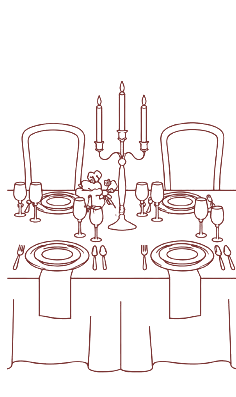
#> input picture veloura-imgs/sov_celestia_new.webp, 236 x 397 px
$ python process_panels.py veloura-imgs/sov_celestia_new.webp
#> lines starting #> are read from the running program, lines starting #| are printed output that depends on the picture
from PIL import Image
import sys

def process(input_path, output_path, col_idx):
#> called with input_path = 'veloura-imgs/sov_celestia_new.webp', output_path = 'veloura-imgs/sov_celestia_new.webp', col_idx = 1
    img = Image.open(input_path).convert("RGBA")
#> img is the input picture: PIL image 236x397 RGBA; mean R, G, B, A 122, 51, 50, 16.9
    w, h = img.size
#> w = 236; h = 397

    col_w = w // 4
#> col_w = 59
    x0 = col_idx * col_w
#> x0 = 59
    x1 = (col_idx + 1) * col_w
#> x1 = 118

    # The bounding box starts a bit from the top, and ends before the text.
    # Text is at the bottom 13% approx.
    # We crop aggressively to remove the borders.
    crop_x0 = x0 + 10
#> crop_x0 = 69
    crop_x1 = x1 - 10
#> crop_x1 = 108
    crop_y0 = int(h * 0.04) + 10 # below the top border
#> crop_y0 = 25
    crop_y1 = int(h * 0.86) - 5  # above the text, maybe above the bottom border
#> crop_y1 = 336

    panel = img.crop((crop_x0, crop_y0, crop_x1, crop_y1))
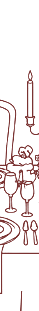
#> panel: PIL image 39x311 RGBA; mean R, G, B, A 122, 51, 50, 27.3; transparent parts drawn white

    gray = panel.convert("L")
#> gray: PIL image 39x311 L; every value is 72
    target_color = (122, 51, 51)

    newData = []
    for p, g in zip(panel.getdata(), gray.getdata()):
        orig_alpha = p[3]
        if g > 210:
            alpha = 0
        else:
            alpha = int(((210 - g) / 210.0) * 255.0 * 1.5)
            if alpha > 255: alpha = 255
            elif alpha < 0: alpha = 0

        new_alpha = int(alpha * (orig_alpha / 255.0))
        newData.append((target_color[0], target_color[1], target_color[2], new_alpha))
#> after the loop, newData = 12129 items, first 6: (122, 51, 51, 0), (122, 51, 51, 0), (122, 51, 51, 0), (122, 51, 51, 0), (122, 51, 51, 0), (122, 51, 51, 0)

    panel.putdata(newData)
    panel.save(output_path, "WEBP", quality=95)

if __name__ == "__main__":
    process(sys.argv[1], "veloura-imgs/sov_celestia_new.webp", 1)
    process(sys.argv[1], "veloura-imgs/sov_promenade_new.webp", 2)
#> (the run stopped early here; a loop or call above may not have finished)
